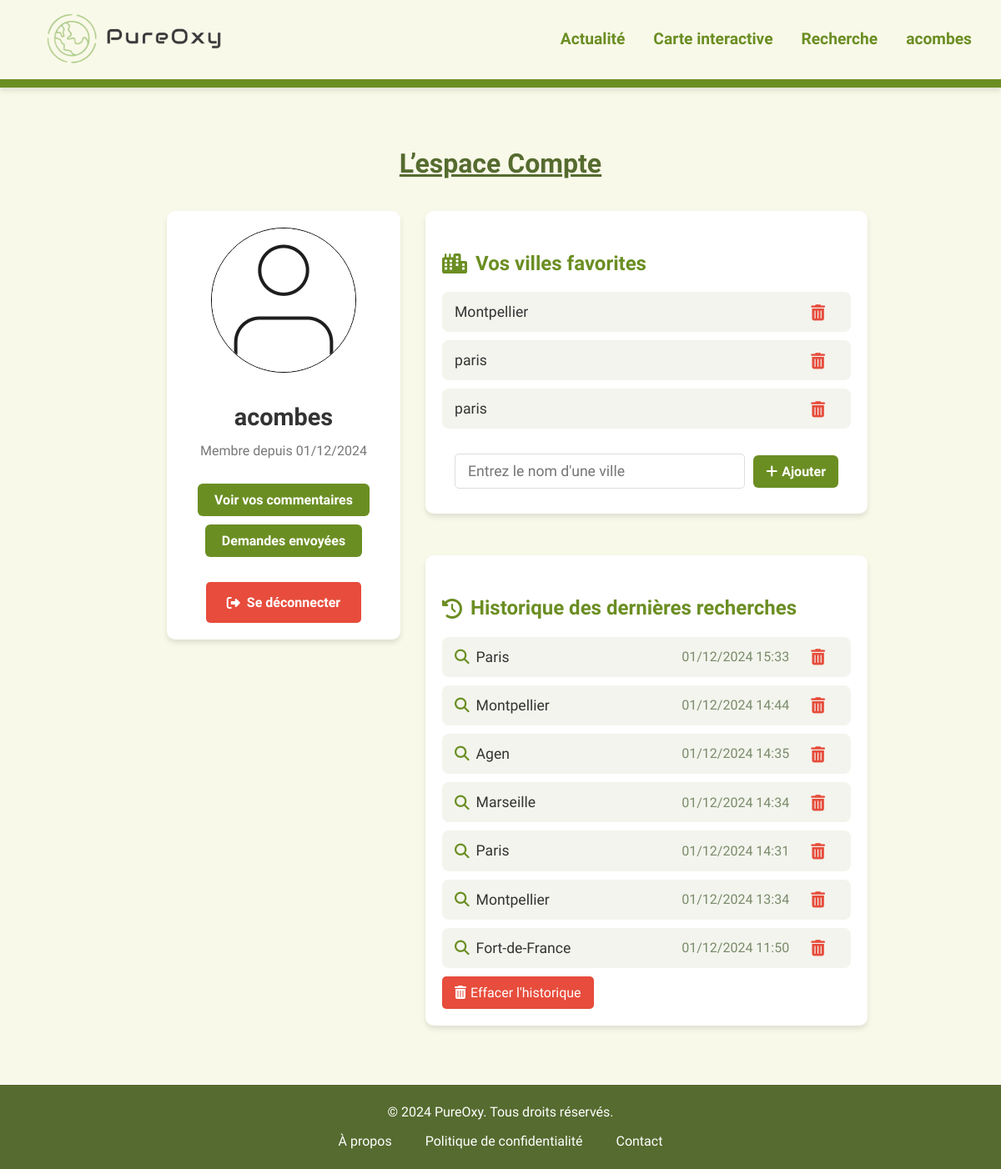
The page /pages/compte.php (signed in) on the database as committed earlier.
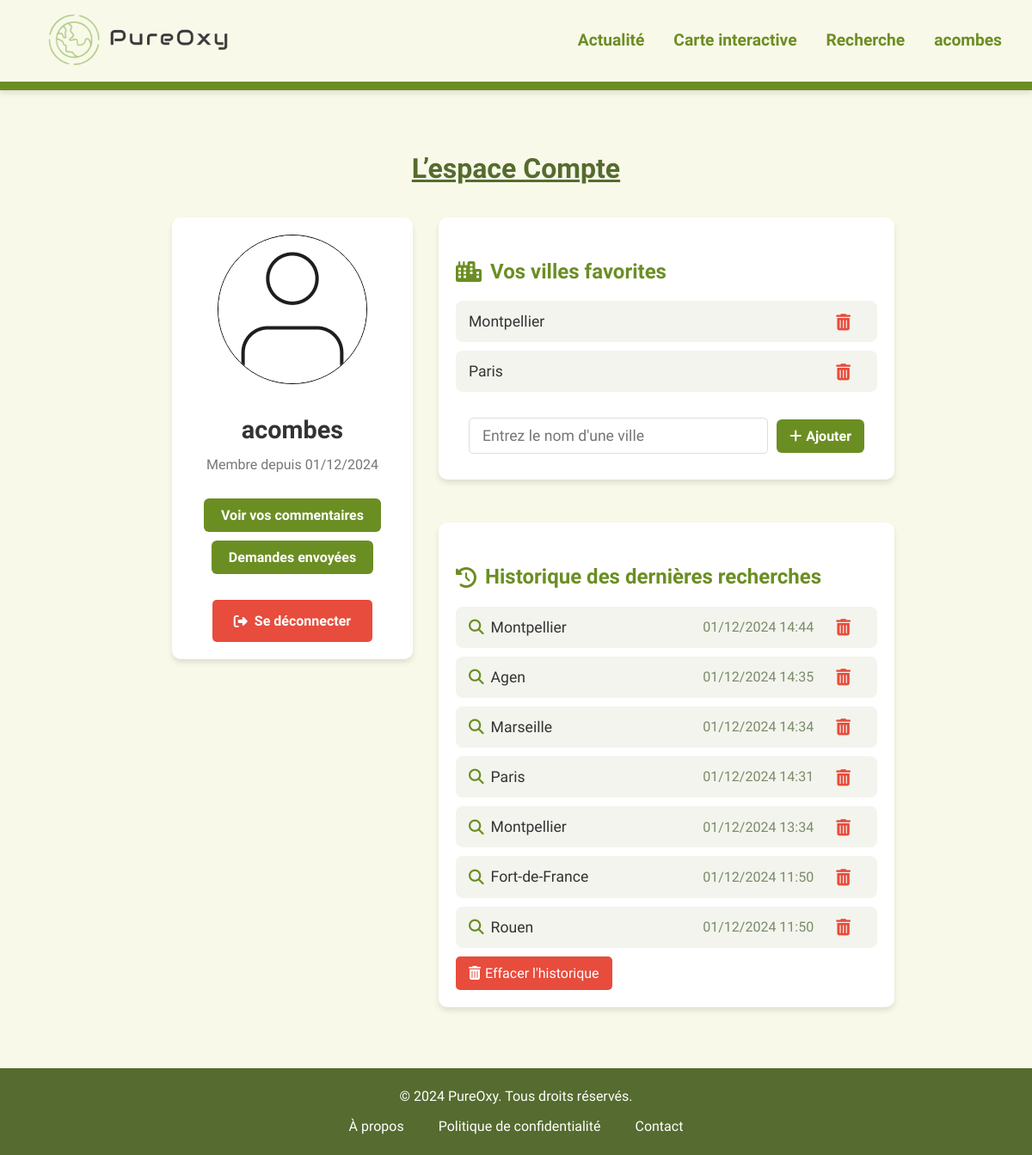
The same page on the database as committed later.
### tables this page shows
CREATE TABLE IF NOT EXISTS `users` (
  `id` int NOT NULL AUTO_INCREMENT,
  `username` varchar(50) NOT NULL,
  `password` varchar(255) NOT NULL,
  `created_at` timestamp NULL DEFAULT CURRENT_TIMESTAMP,
  `profile_picture` varchar(255) DEFAULT '../images/user.png',
  `email` varchar(255) NOT NULL,
  PRIMARY KEY (`id`),
  UNIQUE KEY `username` (`username`)
);

CREATE TABLE IF NOT EXISTS `favorite_cities` (
  `id` int NOT NULL AUTO_INCREMENT,
  `user_id` int NOT NULL,
  `city_name` varchar(255) NOT NULL,
  PRIMARY KEY (`id`),
  KEY `user_id` (`user_id`)
);

CREATE TABLE IF NOT EXISTS `search_history` (
  `id` int NOT NULL AUTO_INCREMENT,
  `user_id` int NOT NULL,
  `search_query` varchar(255) NOT NULL,
  `search_date` timestamp NULL DEFAULT CURRENT_TIMESTAMP,
  PRIMARY KEY (`id`),
  KEY `user_id` (`user_id`)
);

### pages/compte.php (the view, shortened to what this page needs)
<?php
require '../bd/bd.php';
if (isset($_SESSION['user_id'])) {
    $user_id = $_SESSION['user_id'];
    $stmt = $conn->prepare("SELECT search_query, search_date FROM search_history WHERE user_id = ? ORDER BY search_date DESC LIMIT 7");
    if ($stmt) {
        $stmt->bind_param("i", $user_id);
        $stmt->execute();
        $result = $stmt->get_result();
        $search_history = $result->fetch_all(MYSQLI_ASSOC);
    }
    $stmt = $conn->prepare("SELECT city_name FROM favorite_cities WHERE user_id = ?");
    if ($stmt) {
        $stmt->bind_param("i", $user_id);
        $stmt->execute();
        $cities_result = $stmt->get_result();
        $favorite_cities = $cities_result->fetch_all(MYSQLI_ASSOC);
    }
    $stmt = $conn->prepare("SELECT * FROM users WHERE id = ?");
    if ($stmt) {
        $stmt->bind_param("i", $user_id);
        $stmt->execute();
        $user_result = $stmt->get_result();
        $user = $user_result->fetch_assoc();
    }
    $stmt = $conn->prepare("SELECT search_query, search_date FROM search_history WHERE user_id = ? ORDER BY search_date DESC LIMIT 10");
    if ($stmt) {
        $stmt->bind_param("i", $user_id);
        $stmt->execute();
        $history_result = $stmt->get_result();
        $search_history = $history_result->fetch_all(MYSQLI_ASSOC);
    }
}
?>
<!DOCTYPE html>
<html lang="fr">
<head>
    <link rel="stylesheet" href="https://cdnjs.cloudflare.com/ajax/libs/font-awesome/6.4.0/css/all.min.css" />
    <link rel="stylesheet" href="../styles/base.css">
    <link rel="stylesheet" href="../styles/includes.css">
    <link rel="stylesheet" href="../styles/commentaire.css">
    <link rel="stylesheet" href="../styles/recherche.css">
    <link rel="stylesheet" href="../styles/compte.css">
    <link rel="stylesheet" href="../styles/boutons.css">
    <link rel="stylesheet" href="../styles/messages.css">
</head>
<body>
<?php include '../includes/header.php'; ?>
<div class="compte-container">
    <h2>L’espace Compte</h2>
    <?php if (isset($_SESSION['user_id'])): ?>
        <div class="dashboard">
            <div class="profile-card">
                <div class="profile-avatar">
                    <img src="../images/user.png" alt="Photo de profil">
                </div>
                <div class="profile-info">
                    <h2><?= htmlspecialchars($_SESSION['username'], ENT_QUOTES, 'UTF-8') ?></h2>
                    <p>Membre depuis <?= isset($user['created_at']) ? date('d/m/Y', strtotime($user['created_at'])) : 'Date inconnue' ?></p>
                    <button id="view-comments-button">Voir vos commentaires</button>
                    <button id="view-requests-button">Demandes envoyées</button>
                    <a href="deconnecter.php" class="logout-button"><i class="fas fa-sign-out-alt"></i> Se déconnecter</a>
                </div>
            </div>
            <div class="dashboard-content">
                <div class="favorite-cities-section">
                    <h3><i class="fas fa-city"></i> Vos villes favorites</h3>
                   <?php if (!empty($favorite_cities)): ?>
                        <ul class="favorite-cities-list">
                            <?php foreach ($favorite_cities as $city): ?>
                                <li>
                                    <a href="../fonctionnalites/details.php?ville=<?= urlencode($city['city_name']) ?>" class="favorite-link">
                                        <?= htmlspecialchars($city['city_name'], ENT_QUOTES, 'UTF-8') ?>
                                    </a>
                                    <form method="post" class="delete-city-form">
                                        <button type="submit" name="delete_favorite_city"><i class="fas fa-trash-alt"></i></button>
                                    </form>
                                </li>
                            <?php endforeach; ?>
                        </ul>
                    <?php else: ?>
                        <p>Vous n'avez pas encore ajouté de villes favorites.</p>
                    <?php endif; ?>
                    <form method="post" class="favorite-city-form" id="favorite-city-form">
                        <input type="text" id="favorite-city-input" placeholder="Entrez le nom d'une ville" autocomplete="off" required>
                        <button type="submit" name="add_favorite_city" id="add-favorite-button" disabled><i class="fas fa-plus"></i> Ajouter</button>
                    </form>
                </div>
                <div class="history-section">
                    <h3><i class="fas fa-history"></i>Historique des dernières recherches</h3>
                    <?php if (!empty($search_history)): ?>
                        <ul class="history-list">
                            <?php foreach ($search_history as $search): ?>
                                <li>
                                    <a href="../fonctionnalites/details.php?ville=<?= urlencode($search['search_query']) ?>" class="search-query">
                                        <i class="fas fa-search"></i> <?= htmlspecialchars($search['search_query'], ENT_QUOTES, 'UTF-8') ?>
                                    </a>
                                    <span class="search-date"><?= date('d/m/Y H:i', strtotime($search['search_date'])) ?></span>
                                    <form method="post" class="delete-search-form">
                                        <button type="submit" name="delete_search"><i class="fas fa-trash-alt"></i></button>
                                    </form>
                                </li>
                            <?php endforeach; ?>
                        </ul>
                        <form method="post" class="clear-history-form" id="clear-history-form">
                            <button type="submit" name="clear_history" class="clear-history-button"><i class="fas fa-trash-alt"></i> Effacer l'historique</button>
                        </form>
                    <?php else: ?>
                        <p>Vous n'avez pas encore effectué de recherches.</p>
                    <?php endif; ?>
                </div>
            </div>
        </div>
    <?php endif; ?>
</div>
<?php include '../includes/footer.php'; ?>
</body>
</html>

### includes/header.php
<?php
$baseUrl = $_SERVER['REQUEST_SCHEME'] . '://' . $_SERVER['HTTP_HOST'] . '/PUREOXY/';
?>
<header>
    <div id="header" class="container">
        <div id="logo">
            <a href="<?php echo $baseUrl; ?>index.php">
                <img src="<?php echo $baseUrl; ?>images/logo.png" alt="PureOxy Logo">
            </a>
        </div>
        <nav>
            <ul>
                <li><a href="<?php echo $baseUrl; ?>pages/actualite.php">Actualité</a></li>
                <li><a href="<?php echo $baseUrl; ?>fonctionnalites/carte.php">Carte interactive</a></li>
                <li><a href="<?php echo $baseUrl; ?>fonctionnalites/recherche.php">Recherche</a></li>
                <?php if (isset($_SESSION['username'])): ?>
                    <li><a href="<?php echo $baseUrl; ?>pages/compte.php"><?php echo htmlspecialchars($_SESSION['username']); ?></a></li>
                <?php else: ?>
                    <li><a href="<?php echo $baseUrl; ?>pages/compte.php">Compte</a></li>
                <?php endif; ?>
            </ul>
        </nav>
    </div>
</header>

### includes/footer.php
<?php
$baseUrl = $_SERVER['REQUEST_SCHEME'] . '://' . $_SERVER['HTTP_HOST'] . '/PUREOXY/';
?>
<footer>
    <div id="footer" class="container">
        <p>© 2024 PureOxy. Tous droits réservés.</p>
        <nav>
            <ul>
                <li><a href="<?php echo $baseUrl; ?>pages/a-propos.php">À propos</a></li>
                <li><a href="<?php echo $baseUrl; ?>pages/politique-confidentialite.php">Politique de confidentialité</a></li>
                <li><a href="<?php echo $baseUrl; ?>pages/contact.php">Contact</a></li>
            </ul>
        </nav>
    </div>
</footer>

### styles/base.css (style rules this page uses)
body { font-family: 'League Spartan', sans-serif; background-color: #f9f9e9; color: #7A8B6B; margin: 0; padding: 0; line-height: 1.6; font-size: 16px; }
html, body { height: 100%; margin: 0; }
.container { max-width: 1200px; margin: 0 auto; padding: 0 20px; }
h2 { text-align: center; font-weight: bold; text-decoration: underline; color: darkolivegreen; font-size: 2em; }
ul, li { list-style: none; }
a { color: green; }

### styles/includes.css (style rules this page uses)
header { background-color: #f9f9e9; box-shadow: 0 4px 6px rgba(0, 0, 0, 0.1); top: 0; border-bottom: 10px solid #6b8e23; }
header .container { display: flex; justify-content: space-between; align-items: center; color: #556b2f; }
header nav ul li a { color: #6b8e23; text-decoration: none; font-size: 1.2em; font-weight: bold; padding: 10px 15px; border-radius: 5px; transition: color 0.3s ease; }
header nav ul li { display: inline; gap: 20px; }
footer { background-color: #556b2f; color: white; text-align: center; padding: 20px 0; position: relative; bottom: 0; width: 100%; left: 0; border-top: white 1px solid; }
footer p { margin: 0; }
footer nav ul { list-style: none; padding: 0; margin: 10px 0 0 0; display: flex; justify-content: center; gap: 20px; }
footer nav ul li { display: inline; }
footer nav ul li a { color: white; text-decoration: none; padding: 5px 10px; transition: color 0.3s ease, background-color 0.3s ease; border-radius: 5px; }
body, html { min-height: 100%; display: flex; flex-direction: column; }
#logo img { width: 300px;!important; height: auto;!important; margin-right: 20px;!important; }

### styles/compte.css (style rules this page uses)
.compte-container { max-width: 800px; margin: 0 auto; padding: 40px 20px; text-align: center; }
.dashboard { display: flex; flex-direction: row; align-items: flex-start; margin-top: 30px; gap: 30px; }
.dashboard-content { width: 65%; display: flex; flex-direction: column; gap: 20px; }
.profile-card { background-color: #ffffff; flex: 0 0 30%; max-width: 300px; padding: 20px; border-radius: 10px; box-shadow: 0 4px 6px rgba(0, 0, 0, 0.1); }
.profile-card img { border-radius: 100px; border: 1px solid black; }
.profile-avatar { font-size: 4em; color: #6b8e23; text-align: center; }
.profile-info h2 { font-size: 1.8em; color: #333; margin: 0; text-decoration: none; }
.profile-info p { color: #777; margin-top: 5px; }
.favorite-cities-section { width: 100%; max-width: 600px; background-color: #ffffff; padding: 20px; margin: auto; border-radius: 10px; box-shadow: 0 4px 6px rgba(0, 0, 0, 0.1); text-align: left; }
.favorite-cities-section h3 { font-size: 1.5em; color: #6b8e23; margin-bottom: 15px; display: flex; align-items: center; }
.favorite-cities-list { list-style: none; padding: 0; margin: 0; }
.favorite-cities-list li { background-color: #f3f4ed; padding: 10px 15px; margin-bottom: 10px; border-radius: 8px; display: flex; justify-content: space-between; align-items: center; transition: background-color 0.2s; color : darkolivegreen; }
.favorite-link { font-size: 1.1em; color: #333; text-decoration: none; }
.favorite-city-form { display: flex; align-items: center; justify-content: space-between; gap: 10px; margin-top: 20px; padding: 10px 15px; border-radius: 8px; position: relative; }
.favorite-city-form input[type="text"] { width: 100%; font-family: "League Spartan", sans-serif; font-size: 1.1em; flex: 1; padding: 10px 15px; border: 1px solid #ddd; border-radius: 5px; color: #333; transition: border-color 0.3s ease, box-shadow 0.3s ease; }
.history-section { width: 100%; max-width: 600px; background-color: #ffffff; padding: 20px; margin: 30px auto; border-radius: 10px; box-shadow: 0 4px 6px rgba(0, 0, 0, 0.1); text-align: left; }
.history-section h3 { font-size: 1.5em; color: #6b8e23; margin-bottom: 15px; display: flex; align-items: center; }
.history-list { list-style: none; padding: 0; margin: 0; }
.history-list li { background-color: #f3f4ed; padding: 10px 15px; margin-bottom: 10px; border-radius: 8px; display: flex; justify-content: space-between; align-items: center; gap : 20px; transition: background-color 0.2s; }
.history-list li .search-query { flex : 1 ; font-size: 1.1em; color: #333; display: flex; align-items: center; text-decoration: none; }
.history-list li .search-query i { margin-right: 8px; color: #6b8e23; }
.fa-solid, .fas { font-weight: 900; margin-right: 10px; }

Rows that differ between the two databases and show on the page:
removed favorite_cities: city_name "paris"
removed favorite_cities: city_name "paris"
removed search_history: search_query "Paris", search_date "01/12/2024 15:33"
added favorite_cities: city_name "Paris"
added search_history: search_query "Rouen", search_date "01/12/2024 11:50"
